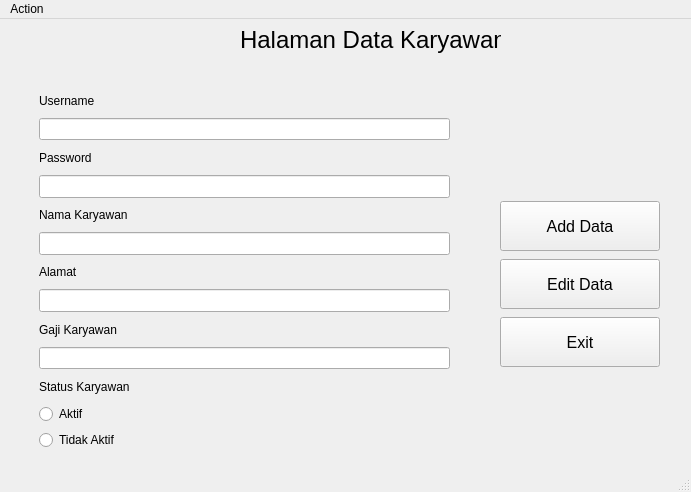
<?xml version="1.0" encoding="UTF-8"?>
<ui version="4.0">
 <class>MainWindow</class>
 <widget class="QMainWindow" name="MainWindow">
  <property name="geometry">
   <rect>
    <x>0</x>
    <y>0</y>
    <width>691</width>
    <height>492</height>
   </rect>
  </property>
  <property name="minimumSize">
   <size>
    <width>691</width>
    <height>492</height>
   </size>
  </property>
  <property name="windowTitle">
   <string>MainWindow</string>
  </property>
  <widget class="QWidget" name="centralwidget">
   <widget class="QWidget" name="verticalLayoutWidget_2">
    <property name="geometry">
     <rect>
      <x>500</x>
      <y>180</y>
      <width>160</width>
      <height>171</height>
     </rect>
    </property>
    <layout class="QVBoxLayout" name="verticalLayout_2">
     <item>
      <widget class="QPushButton" name="btn_add">
       <property name="maximumSize">
        <size>
         <width>16777215</width>
         <height>50</height>
        </size>
       </property>
       <property name="font">
        <font>
         <pointsize>12</pointsize>
        </font>
       </property>
       <property name="text">
        <string>Add Data</string>
       </property>
      </widget>
     </item>
     <item>
      <widget class="QPushButton" name="btn_update">
       <property name="maximumSize">
        <size>
         <width>16777215</width>
         <height>50</height>
        </size>
       </property>
       <property name="font">
        <font>
         <pointsize>12</pointsize>
        </font>
       </property>
       <property name="text">
        <string>Edit Data</string>
       </property>
      </widget>
     </item>
     <item>
      <widget class="QPushButton" name="btn_exit">
       <property name="maximumSize">
        <size>
         <width>16777215</width>
         <height>50</height>
        </size>
       </property>
       <property name="font">
        <font>
         <pointsize>12</pointsize>
        </font>
       </property>
       <property name="text">
        <string>Exit</string>
       </property>
      </widget>
     </item>
    </layout>
   </widget>
   <widget class="QWidget" name="verticalLayoutWidget">
    <property name="geometry">
     <rect>
      <x>39</x>
      <y>70</y>
      <width>411</width>
      <height>361</height>
     </rect>
    </property>
    <layout class="QVBoxLayout" name="verticalLayout">
     <item>
      <widget class="QLabel" name="label_4">
       <property name="text">
        <string>Username</string>
       </property>
      </widget>
     </item>
     <item>
      <widget class="QLineEdit" name="edit_username">
       <property name="maximumSize">
        <size>
         <width>16777215</width>
         <height>30</height>
        </size>
       </property>
      </widget>
     </item>
     <item>
      <widget class="QLabel" name="label">
       <property name="text">
        <string>Password</string>
       </property>
      </widget>
     </item>
     <item>
      <widget class="QLineEdit" name="edit_password">
       <property name="maximumSize">
        <size>
         <width>16777215</width>
         <height>30</height>
        </size>
       </property>
      </widget>
     </item>
     <item>
      <widget class="QLabel" name="label_2">
       <property name="text">
        <string>Nama Karyawan</string>
       </property>
      </widget>
     </item>
     <item>
      <widget class="QLineEdit" name="edit_nama">
       <property name="maximumSize">
        <size>
         <width>16777215</width>
         <height>30</height>
        </size>
       </property>
      </widget>
     </item>
     <item>
      <widget class="QLabel" name="label_7">
       <property name="text">
        <string>Alamat</string>
       </property>
      </widget>
     </item>
     <item>
      <widget class="QLineEdit" name="edit_alamat">
       <property name="maximumSize">
        <size>
         <width>16777215</width>
         <height>30</height>
        </size>
       </property>
      </widget>
     </item>
     <item>
      <widget class="QLabel" name="label_6">
       <property name="text">
        <string>Gaji Karyawan</string>
       </property>
      </widget>
     </item>
     <item>
      <widget class="QLineEdit" name="edit_gaji">
       <property name="maximumSize">
        <size>
         <width>16777215</width>
         <height>30</height>
        </size>
       </property>
      </widget>
     </item>
     <item>
      <widget class="QLabel" name="label_3">
       <property name="text">
        <string>Status Karyawan</string>
       </property>
      </widget>
     </item>
     <item>
      <widget class="QRadioButton" name="radio_aktif">
       <property name="text">
        <string>Aktif</string>
       </property>
      </widget>
     </item>
     <item>
      <widget class="QRadioButton" name="radio_tidakAktif">
       <property name="text">
        <string>Tidak Aktif</string>
       </property>
      </widget>
     </item>
    </layout>
   </widget>
   <widget class="QLabel" name="label_5">
    <property name="geometry">
     <rect>
      <x>240</x>
      <y>0</y>
      <width>261</width>
      <height>41</height>
     </rect>
    </property>
    <property name="font">
     <font>
      <pointsize>18</pointsize>
     </font>
    </property>
    <property name="text">
     <string>Halaman Data Karyawan</string>
    </property>
   </widget>
  </widget>
  <widget class="QMenuBar" name="menubar">
   <property name="geometry">
    <rect>
     <x>0</x>
     <y>0</y>
     <width>691</width>
     <height>21</height>
    </rect>
   </property>
   <widget class="QMenu" name="menuAction">
    <property name="title">
     <string>Action</string>
    </property>
    <addaction name="actionLogout"/>
   </widget>
   <addaction name="menuAction"/>
  </widget>
  <widget class="QStatusBar" name="statusbar"/>
  <action name="actionLogout">
   <property name="text">
    <string>Logout</string>
   </property>
  </action>
 </widget>
 <resources/>
 <connections/>
</ui>
